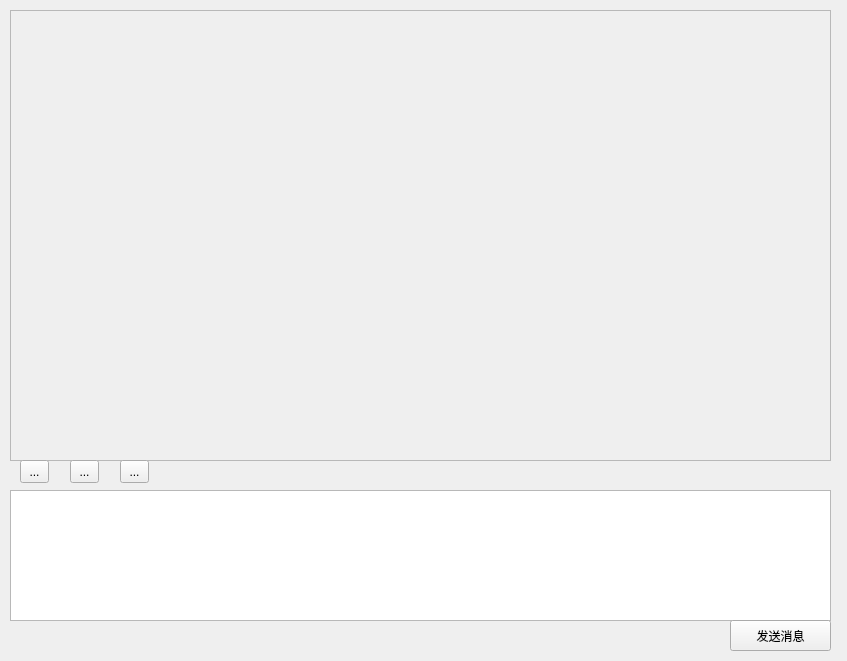
<?xml version="1.0" encoding="UTF-8"?>
<ui version="4.0">
 <class>Widget</class>
 <widget class="QWidget" name="Widget">
  <property name="geometry">
   <rect>
    <x>0</x>
    <y>0</y>
    <width>847</width>
    <height>661</height>
   </rect>
  </property>
  <property name="windowTitle">
   <string>Widget</string>
  </property>
  <widget class="QScrollArea" name="scrollArea">
   <property name="geometry">
    <rect>
     <x>10</x>
     <y>10</y>
     <width>821</width>
     <height>451</height>
    </rect>
   </property>
   <property name="widgetResizable">
    <bool>true</bool>
   </property>
   <widget class="QWidget" name="scrollAreaWidgetContents">
    <property name="geometry">
     <rect>
      <x>0</x>
      <y>0</y>
      <width>819</width>
      <height>449</height>
     </rect>
    </property>
   </widget>
  </widget>
  <widget class="QTextEdit" name="textEdit">
   <property name="geometry">
    <rect>
     <x>10</x>
     <y>490</y>
     <width>821</width>
     <height>131</height>
    </rect>
   </property>
  </widget>
  <widget class="QPushButton" name="pushButton">
   <property name="geometry">
    <rect>
     <x>730</x>
     <y>620</y>
     <width>101</width>
     <height>31</height>
    </rect>
   </property>
   <property name="text">
    <string>发送消息</string>
   </property>
  </widget>
  <widget class="QToolButton" name="toolButton">
   <property name="geometry">
    <rect>
     <x>20</x>
     <y>460</y>
     <width>29</width>
     <height>23</height>
    </rect>
   </property>
   <property name="text">
    <string>...</string>
   </property>
  </widget>
  <widget class="QToolButton" name="toolButton_2">
   <property name="geometry">
    <rect>
     <x>70</x>
     <y>460</y>
     <width>29</width>
     <height>23</height>
    </rect>
   </property>
   <property name="text">
    <string>...</string>
   </property>
  </widget>
  <widget class="QToolButton" name="toolButton_3">
   <property name="geometry">
    <rect>
     <x>120</x>
     <y>460</y>
     <width>29</width>
     <height>23</height>
    </rect>
   </property>
   <property name="text">
    <string>...</string>
   </property>
  </widget>
 </widget>
 <resources/>
 <connections/>
</ui>
